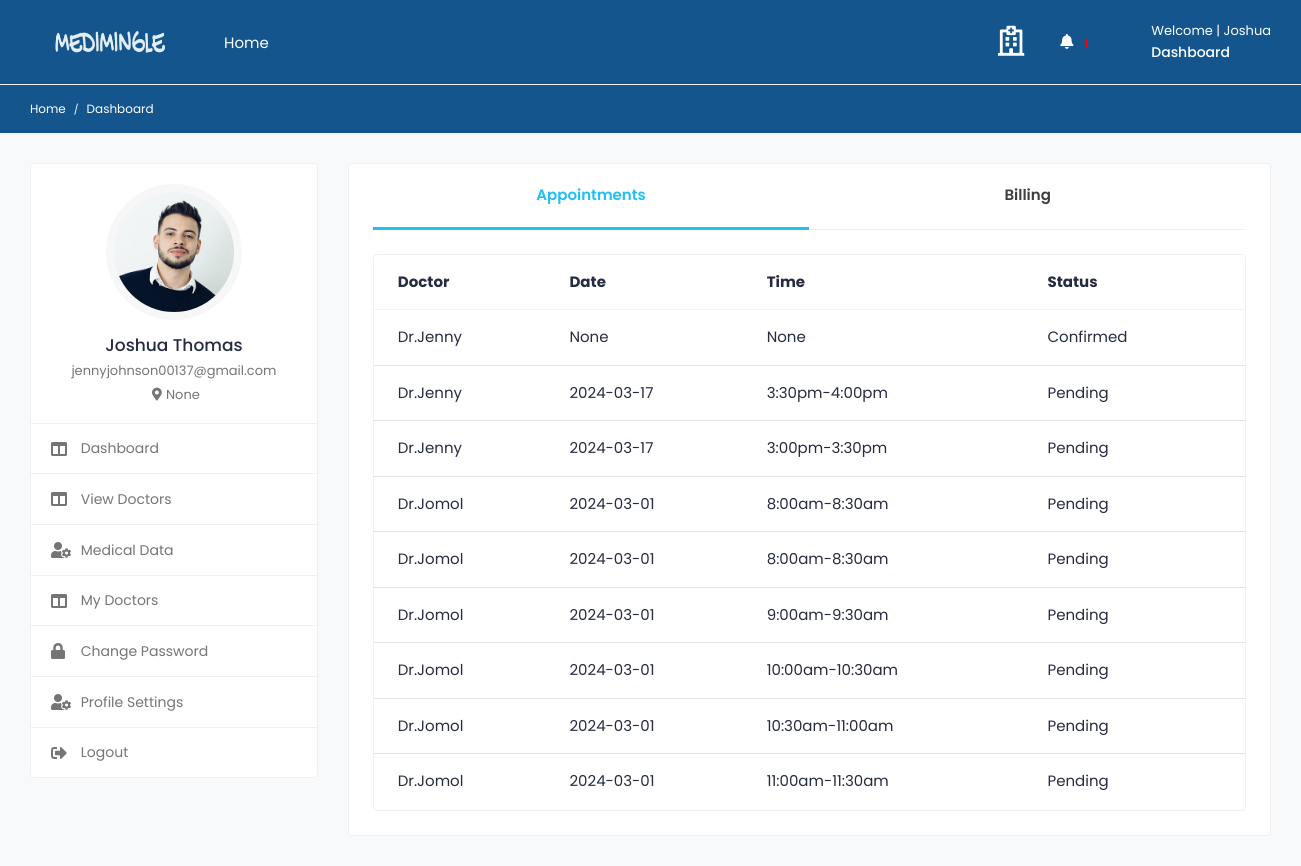
Before: /patient_dashboard/ (signed in) with the older database file.
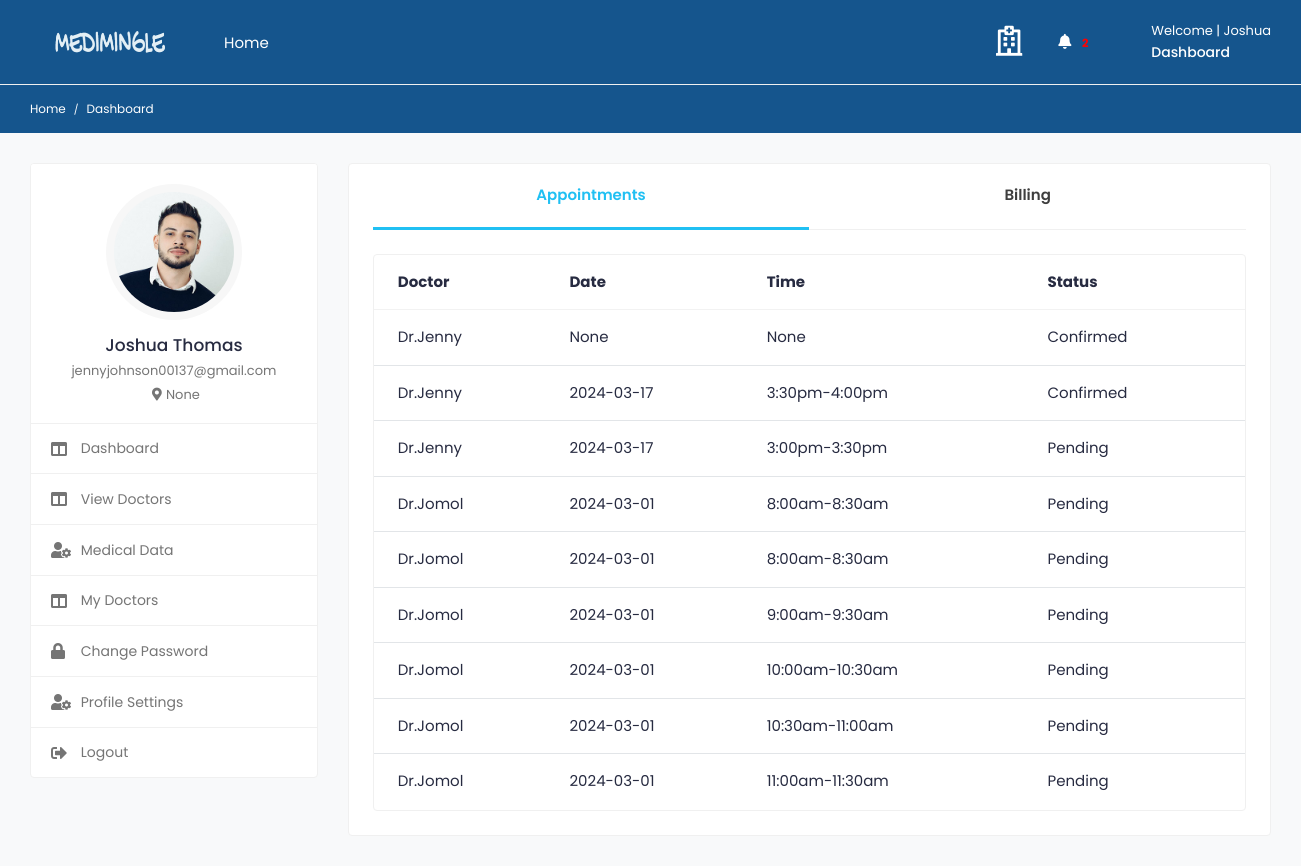
After: the same page with the newer database file.
### medi/models.py (models this page shows, shortened)
class Appointment(models.Model):
    doctor = models.ForeignKey(Doctor, on_delete=models.CASCADE)
    patient = models.ForeignKey(Patient, on_delete=models.CASCADE)
    appointment_time_slot = models.ForeignKey(AppointmentTime, on_delete=models.CASCADE,null=True)
    appointment_datetime=models.CharField(max_length=50, null=True)
    appointment_time=models.CharField(max_length=50, null=True)
    is_confirmed = models.BooleanField(default=False)

class Doctor(models.Model):
    user = models.OneToOneField(tbl_user, on_delete=models.CASCADE)
    city  = models.CharField(max_length=50,null=True,blank=True)
    profile_image = models.ImageField(upload_to='doctor/',default='default.png')
    gender = models.CharField(max_length=10, blank=True)
    description = models.TextField(blank=True)
    date_joined = models.DateTimeField(default=datetime.now, blank=True)
    consulting_fee = models.DecimalField(max_digits=10, decimal_places=2,blank=True,null=True)
    registration_number = models.CharField(max_length=50, null=True, blank=True)
    certificate = models.FileField(upload_to='certificates/', null=True, blank=True)
    def __str__(self):
        return self.user.first_name

class tbl_user(AbstractUser):
    email=models.EmailField(unique=True)
    phone_number=models.CharField(max_length=15, null=True)
    USER_TYPE_CHOICES = (
        ('patient', 'Patient'),('doctor', 'Doctor'),
    )
    user_type = models.CharField(
        max_length=10,
        choices=USER_TYPE_CHOICES,
        default='patient',
    )
    is_email_verified = models.BooleanField(default=False)
    email_verification_token = models.CharField(max_length=255, blank=True, null=True)
    status= models.BooleanField(default=False)

class AppointmentTime(models.Model):
    day = models.CharField(max_length=50, null=True)
    from_to = models.CharField(max_length=50, null=True)
    appointment_date = models.DateField(null=True)
    month = models.CharField(max_length=50, null=True)
    date = models.CharField(max_length=50, null=True)
    doctor = models.ForeignKey(Doctor, on_delete=models.CASCADE, null=True)
    is_booked=models.BooleanField(default=False)
    def __str__(self):
        return self.date

### medi/views.py (the view)
# urls.py: path('patient_dashboard/',views.patient_dashboard,name='patient_dashboard'),
@never_cache
@login_required(login_url='signin')
def patient_dashboard(request):
    current_user = request.user
    current_patient = get_object_or_404(Patient, user=current_user)
    appointments = Appointment.objects.filter(patient=request.user.patient)
    doc = tbl_user.objects.filter(user_type='doctor').exclude(is_superuser=True)
    notifications = Notification.objects.filter(patient=current_patient)
    n_count=notifications.count()
    bill=Billing.objects.filter(patient=current_patient)
    context={
        'patient': current_patient,
        'appointments':appointments,
        'n_count':n_count,
        'notifications': notifications,
        'doc':doc,
        'bill':bill
    }
    return render(request,'patient_dashboard.html',context)

### templates/patient_dashboard.html (shortened to what this page needs)
{% load static %}
{% include "includes/pat_header.html" %}
			<div class="col-md-7 col-lg-8 col-xl-9">
				<div class="card">
					<div class="card-body pt-0">
						<nav class="user-tabs mb-4">
							<ul class="nav nav-tabs nav-tabs-bottom nav-justified">
								<li class="nav-item">
									<a class="nav-link active" href="#pat_appointments" data-toggle="tab">Appointments</a>
								</li>
								<li class="nav-item">
									<a class="nav-link" href="#pat_billing" data-toggle="tab">Billing</a>
								</li>
							</ul>
						</nav>
						<div class="tab-content pt-0">
							<div id="pat_appointments" class="tab-pane fade show active">
								<div class="card card-table mb-0">
									<div class="card-body">
										<div class="table-responsive">
											<table class="table table-hover table-center mb-0">
												<thead>
													<tr>
														<th>Doctor</th>
														<th>Date</th>
														<th>Time</th>
														<th>Status</th>
													</tr>
												</thead>
												<tbody>
													{% for appointment in appointments %}
														<tr>
															<td>Dr.{{ appointment.doctor }}</td>
															<td>{{ appointment.appointment_time_slot }}</td>
															<td>{{ appointment.appointment_time }}</td>
															<td>
																{% if appointment.is_confirmed %}
																  Confirmed
																{% else %}
																  Pending
																{% endif %}
															  </td>
														</tr>
													{% endfor %}
												</tbody>
											</table>
										</div>
									</div>
								</div>
							</div>
						</div>
					</div>
				</div>
			</div>
		</div>
	</div>
</div>
						</div>
	</body>
</html>

Changed rows visible on the page:
changed Appointment "3:30pm-4:00pm": is_confirmed "Pending" → "Confirmed"
